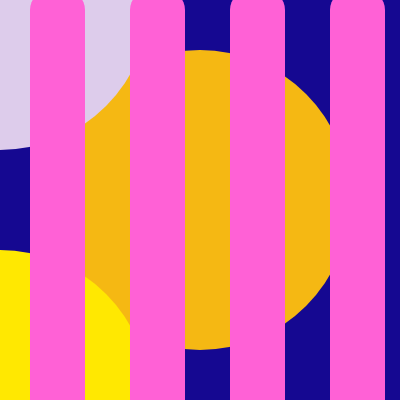
Frame 1 (no input)
Frame 60 (no input): identical to frame 1, image omitted
Frame 120 (the mouse pressed at the canvas centre since frame 60): identical to frame 1, image omitted

The p5.js sketch that drew this single still picture (run headless with seeded random() and noise() and a simulated clock; from frame 60 on, the mouse is pressed at the canvas centre):

// p5.js sketch
// ── sketch.js
/*
Aira Dolfo
Instructor: Ben

INSTRUCTIONS
1. Begin with the p5 Canvas set in 400px by 400px 
2. Fill the background of the canvas in dark blue
3. Create at the center of the canvas a circle that is 300 px in width 
4. Call this Circle1
5. Keep the fill of the circle bright orange and remove the stroke 
6. Create in the top left corner a circle(that goes outside of grid intersecting the (x,y) axis) in 300 px
7. Call this Circle2
8. Remove stroke
9. Fill with a light purple color
10. Create same circle size in bottom left corner in bright yellow
11. Call this Circle3 
12. Remove stroke 
13. Make a long rectangle with dimensions (30, -10, 55, 550, 20); and repeat 5 times
14. on each repeat change the 30px value so it increases by 100 each time 
15. Fill the rectangle with bright pink color 
*/



function setup() {
  createCanvas(400, 400);
}

function draw() {
  background(21, 8, 145);
  
  //circle1
  noStroke();
  fill(245, 184, 19);
  circle(200, 200, 300);
  
  //circle2
  noStroke();
  fill(221, 204, 235);
  circle(0, 0, 300);
  
  //circle3
  noStroke();
  fill(255, 232, 1);
  circle(0, 400, 300);
  
  //rect1
  fill(255, 97, 214);
  rect(30, -10, 55, 550, 20);
  
  //rect2
  fill(255, 97, 214);
  rect(130, -10, 55, 550, 20);
  
  //rect3
  fill(255, 97, 214);
  rect(230, -10, 55, 550, 20);
  
  //rect4
  fill(255, 97, 214);
  rect(330, -10, 55, 550, 20);
  
  //rect5
  fill(255, 97, 214);
  rect(430, -10, 55, 550, 20);
  
}
